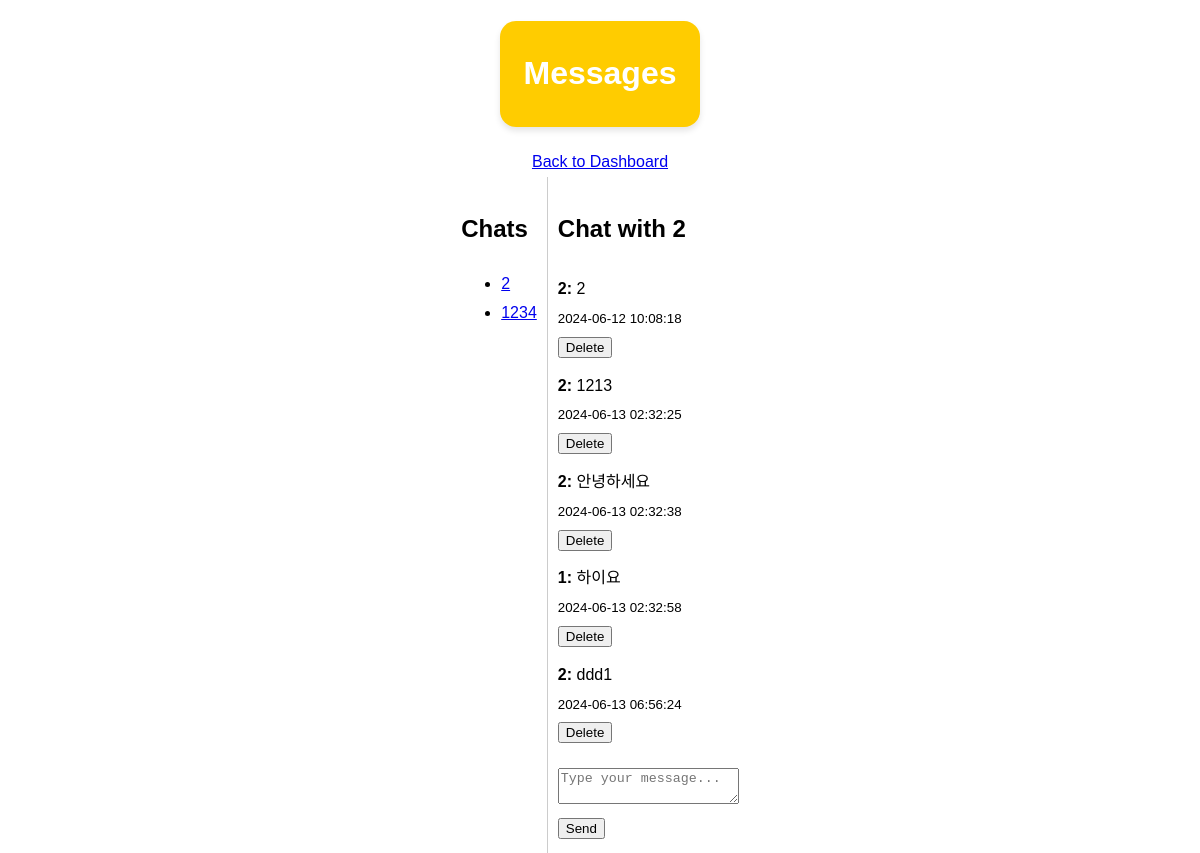
The app's page /messages?chat_user_id=2 (signed in) with its own data.
### tables this page shows
CREATE TABLE users (
                        id INTEGER PRIMARY KEY,
                        username TEXT,
                        password TEXT,
                        instructions TEXT,
                        interests TEXT);

CREATE TABLE messages (
                        id INTEGER PRIMARY KEY,
                        sender_id INTEGER,
                        receiver_id INTEGER,
                        content TEXT,
                        timestamp DATETIME DEFAULT CURRENT_TIMESTAMP);

### app.py (the view)
@app.route('/messages', methods=['GET', 'POST'])
def messages():
    if 'username' not in session:
        return redirect(url_for('login'))
    user_id = session['user_id']
    chat_user_id = request.args.get('chat_user_id', type=int)
    with sql.connect('database.db') as con:
        cur = con.cursor()
        cur.execute("""
            SELECT DISTINCT u.id, u.username
            FROM users u
            JOIN messages m ON u.id = m.sender_id OR u.id = m.receiver_id
            WHERE u.id != ?
        """, (user_id,))
        chat_users = cur.fetchall()
        messages = []
        chat_user_name = ""
        if chat_user_id:
            cur.execute("""
                SELECT m.id, m.sender_id, m.receiver_id, m.content, m.timestamp, u.username AS sender_username
                FROM messages m
                JOIN users u ON m.sender_id = u.id
                WHERE (m.receiver_id = ? AND m.sender_id = ?) OR (m.receiver_id = ? AND m.sender_id = ?)
                ORDER BY m.timestamp ASC
            """, (user_id, chat_user_id, chat_user_id, user_id))
            messages = cur.fetchall()
            cur.execute("SELECT username FROM users WHERE id = ?", (chat_user_id,))
            chat_user_name = cur.fetchone()[0]
    return render_template('messages.html', chat_users=chat_users, messages=messages, chat_user_id=chat_user_id, chat_user_name=chat_user_name)

### templates/messages.html (shortened to what this page needs)
<!DOCTYPE html>
<html>
<head>
    <link rel="stylesheet" href="{{ url_for('static', filename='css/styles.css') }}">
</head>
<body>
    <h1>Messages</h1>
    <a href="{{ url_for('dashboard') }}">Back to Dashboard</a>
    <div class="chat-container">
        <div class="chat-list">
            <h2>Chats</h2>
            <ul>
                {% for user in chat_users %}
                    <li><a href="{{ url_for('messages', chat_user_id=user[0]) }}">{{ user[1] }}</a></li>
                {% endfor %}
            </ul>
        </div>
        <div class="chat-box">
            <h2>Chat with {{ chat_user_name }}</h2>
            <ul>
                {% for message in messages %}
                    <li>
                        <div>
                            <strong>{{ message[5] }}:</strong> {{ message[3] }}<br>
                            <small>{{ message[4] }}</small>
                        </div>
                        <form action="{{ url_for('delete_message', message_id=message[0]) }}" method="post">
                            <input type="submit" value="Delete">
                        </form>
                    </li>
                {% endfor %}
            </ul>
            <form action="{{ url_for('send_message') }}" method="post">
                <textarea name="content" placeholder="Type your message..." required></textarea><br>
                <input type="submit" value="Send">
            </form>
        </div>
    </div>
</body>
</html>

### static/styles.css (style rules this page uses)
body { font-family: Arial, sans-serif; margin: 0; padding: 0; background-color: #ffffff; }

### templates/messages.html (style rules this page uses)
.chat-container { display: flex; }
.chat-list { width: 100%; border-right: 1px solid #ccc; padding: 10px; }
.chat-box { width: 70%; padding: 10px; }
.chat-box ul { list-style-type: none; padding: 0; }
.chat-box li { padding: 5px 0; }
body { display: flex; flex-direction: column; align-items: center; justify-content: center; min-height: 100vh; line-height: 1.8; }
h1 { font-weight: bold; text-align: center; background-color: #ffcc00; color: #fff; padding: 1.5rem; border-radius: 1rem; box-shadow: 0 4px 6px rgba(0, 0, 0, 0.1); }

### records on screen
users: username "2"
users: username "1234"
messages: username "2", content "2", timestamp "2024-06-12 10:08:18"
messages: username "2", content "1213", timestamp "2024-06-13 02:32:25"
messages: username "2", content "안녕하세요", timestamp "2024-06-13 02:32:38"
messages: username "1", content "하이요", timestamp "2024-06-13 02:32:58"
messages: username "2", content "ddd1", timestamp "2024-06-13 06:56:24"

### other values on screen
{{ chat_user_name }} "2"
